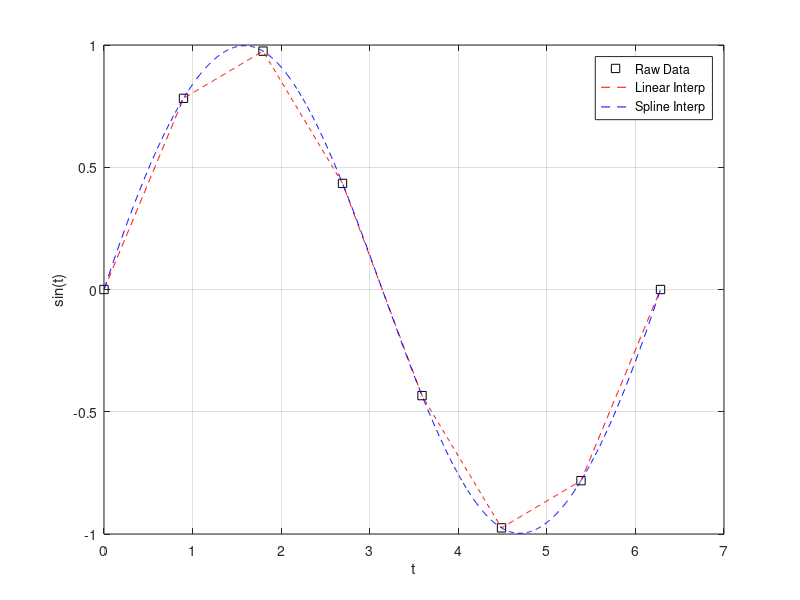

MATLAB code to generate this figure:
%% 1D cubic spline
% instead of using only two neighbroring points to make an estimate, higher
% order polynomial interpolation makes the estimate using more surrounding
% points. We stipulate that boundry points must match value, slope, 2nd
% derivative, 3rd derivative etc..

% sparse sample of linspace
t = linspace(0,2*pi,8);
y = sin(t);

% based on only these sample points, we can't get a good understanding of
% what the function looks like
figure('name','Interpolation','position',[50,50,1000,1000]);
plot(t,y,'ks'); grid on; hold on;
xlabel('t'); ylabel('sin(t)');

% linear interpolation between our sampled data points
te = linspace(min(t),max(t),1e3);
ye1 = interp1(t,y,te,'linear');

% this doesn't really look like the sine function (veryy jagged)
plot(te,ye1,'r--'); hold on;

% use cubic order interpolation
ye2 = interp1(t,y,te,'spline');

% plot spline interpolation and notice it has a better fit
plot(te,ye2,'b--');
legend('Raw Data','Linear Interp','Spline Interp');